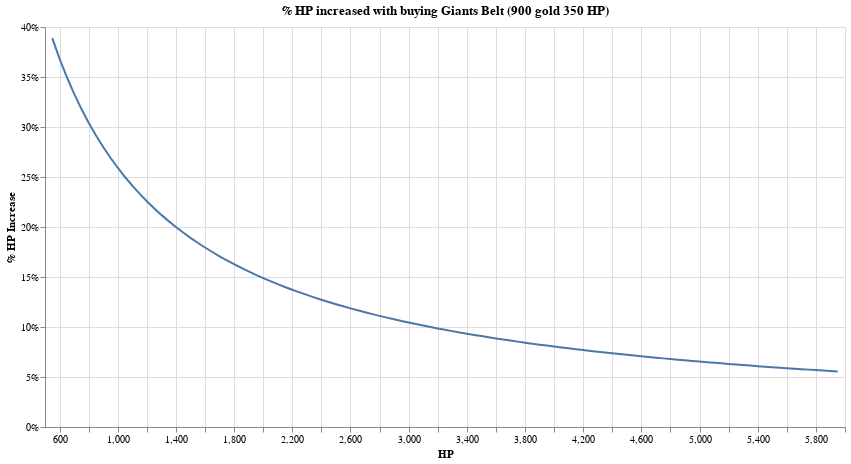

Here is the notebook cell this chart was saved with:
### Code cell
df_hp["% HP Increase"] =  1-df_hp["HP"] /  (df_hp["HP"] + 350)

alt.Chart(df_hp).mark_line().encode(
    x=alt.X("HP"),
    y=alt.Y('% HP Increase', axis=alt.Axis(format='%')),
    
).properties(
    title = "% HP increased with buying Giants Belt (900 gold 350 HP)",
    width=800,
    height=400
)

### Figure 1 — Vega-Lite specification as saved in the notebook (floating-point values rounded to 4 significant figures)
{"config": {"view": {"continuousWidth": 400, "continuousHeight": 300}}, "data": {"name": "data-cd4bded8e71a6148aa05d9695104bd95"}, "mark": "line", "encoding": {"x": {"field": "HP", "type": "quantitative"}, "y": {"axis": {"format": "%"}, "field": "% HP Increase", "type": "quantitative"}}, "height": 400, "title": "% HP increased with buying Giants Belt (900 gold 350 HP)", "width": 800, "$schema": "https://vega.github.io/schema/vega-lite/v4.17.0.json", "datasets": {"data-cd4bded8e71a6148aa05d9695104bd95": [{"HP": 550, "% HP Increase": 0.3889}, {"HP": 600, "% HP Increase": 0.3684}, {"HP": 650, "% HP Increase": 0.35}, {"HP": 700, "% HP Increase": 0.3333}, {"HP": 750, "% HP Increase": 0.3182}, {"HP": 800, "% HP Increase": 0.3043}, {"HP": 850, "% HP Increase": 0.2917}, {"HP": 900, "% HP Increase": 0.28}, {"HP": 950, "% HP Increase": 0.2692}, {"HP": 1000, "% HP Increase": 0.2593}, {"HP": 1050, "% HP Increase": 0.25}, {"HP": 1100, "% HP Increase": 0.2414}, {"HP": 1150, "% HP Increase": 0.2333}, {"HP": 1200, "% HP Increase": 0.2258}, {"HP": 1250, "% HP Increase": 0.2188}, {"HP": 1300, "% HP Increase": 0.2121}, {"HP": 1350, "% HP Increase": 0.2059}, {"HP": 1400, "% HP Increase": 0.2}, {"HP": 1450, "% HP Increase": 0.1944}, {"HP": 1500, "% HP Increase": 0.1892}, {"HP": 1550, "% HP Increase": 0.1842}, {"HP": 1600, "% HP Increase": 0.1795}, {"HP": 1650, "% HP Increase": 0.175}, {"HP": 1700, "% HP Increase": 0.1707}, {"HP": 1750, "% HP Increase": 0.1667}, {"HP": 1800, "% HP Increase": 0.1628}, {"HP": 1850, "% HP Increase": 0.1591}, {"HP": 1900, "% HP Increase": 0.1556}, {"HP": 1950, "% HP Increase": 0.1522}, {"HP": 2000, "% HP Increase": 0.1489}, {"HP": 2050, "% HP Increase": 0.1458}, {"HP": 2100, "% HP Increase": 0.1429}, {"HP": 2150, "% HP Increase": 0.14}, {"HP": 2200, "% HP Increase": 0.1373}, {"HP": 2250, "% HP Increase": 0.1346}, {"HP": 2300, "% HP Increase": 0.1321}, {"HP": 2350, "% HP Increase": 0.1296}, {"HP": 2400, "% HP Increase": 0.1273}, {"HP": 2450, "% HP Increase": 0.125}, {"HP": 2500, "% HP Increase": 0.1228}, {"HP": 2550, "% HP Increase": 0.1207}, {"HP": 2600, "% HP Increase": 0.1186}, {"HP": 2650, "% HP Increase": 0.1167}, {"HP": 2700, "% HP Increase": 0.1148}, {"HP": 2750, "% HP Increase": 0.1129}, {"HP": 2800, "% HP Increase": 0.1111}, {"HP": 2850, "% HP Increase": 0.1094}, {"HP": 2900, "% HP Increase": 0.1077}, {"HP": 2950, "% HP Increase": 0.1061}, {"HP": 3000, "% HP Increase": 0.1045}, {"HP": 3050, "% HP Increase": 0.1029}, {"HP": 3100, "% HP Increase": 0.1014}, {"HP": 3150, "% HP Increase": 0.1}, {"HP": 3200, "% HP Increase": 0.09859}, {"HP": 3250, "% HP Increase": 0.09722}, {"HP": 3300, "% HP Increase": 0.09589}, {"HP": 3350, "% HP Increase": 0.09459}, {"HP": 3400, "% HP Increase": 0.09333}, {"HP": 3450, "% HP Increase": 0.09211}, {"HP": 3500, "% HP Increase": 0.09091}, {"HP": 3550, "% HP Increase": 0.08974}, {"HP": 3600, "% HP Increase": 0.08861}, {"HP": 3650, "% HP Increase": 0.0875}, {"HP": 3700, "% HP Increase": 0.08642}, {"HP": 3750, "% HP Increase": 0.08537}, {"HP": 3800, "% HP Increase": 0.08434}, {"HP": 3850, "% HP Increase": 0.08333}, {"HP": 3900, "% HP Increase": 0.08235}, {"HP": 3950, "% HP Increase": 0.0814}, {"HP": 4000, "% HP Increase": 0.08046}, {"HP": 4050, "% HP Increase": 0.07955}, {"HP": 4100, "% HP Increase": 0.07865}, {"HP": 4150, "% HP Increase": 0.07778}, {"HP": 4200, "% HP Increase": 0.07692}, {"HP": 4250, "% HP Increase": 0.07609}, {"HP": 4300, "% HP Increase": 0.07527}, {"HP": 4350, "% HP Increase": 0.07447}, {"HP": 4400, "% HP Increase": 0.07368}, {"HP": 4450, "% HP Increase": 0.07292}, {"HP": 4500, "% HP Increase": 0.07216}, {"HP": 4550, "% HP Increase": 0.07143}, {"HP": 4600, "% HP Increase": 0.07071}, {"HP": 4650, "% HP Increase": 0.07}, {"HP": 4700, "% HP Increase": 0.06931}, {"HP": 4750, "% HP Increase": 0.06863}, {"HP": 4800, "% HP Increase": 0.06796}, {"HP": 4850, "% HP Increase": 0.06731}, {"HP": 4900, "% HP Increase": 0.06667}, {"HP": 4950, "% HP Increase": 0.06604}, {"HP": 5000, "% HP Increase": 0.06542}, {"HP": 5050, "% HP Increase": 0.06481}, {"HP": 5100, "% HP Increase": 0.06422}, {"HP": 5150, "% HP Increase": 0.06364}, {"HP": 5200, "% HP Increase": 0.06306}, {"HP": 5250, "% HP Increase": 0.0625}, {"HP": 5300, "% HP Increase": 0.06195}, {"HP": 5350, "% HP Increase": 0.0614}, {"HP": 5400, "% HP Increase": 0.06087}, {"HP": 5450, "% HP Increase": 0.06034}, {"HP": 5500, "% HP Increase": 0.05983}, {"HP": 5550, "% HP Increase": 0.05932}, {"HP": 5600, "% HP Increase": 0.05882}, {"HP": 5650, "% HP Increase": 0.05833}, {"HP": 5700, "% HP Increase": 0.05785}, {"HP": 5750, "% HP Increase": 0.05738}, {"HP": 5800, "% HP Increase": 0.05691}, {"HP": 5850, "% HP Increase": 0.05645}, {"HP": 5900, "% HP Increase": 0.056}, {"HP": 5950, "% HP Increase": 0.05556}]}}
